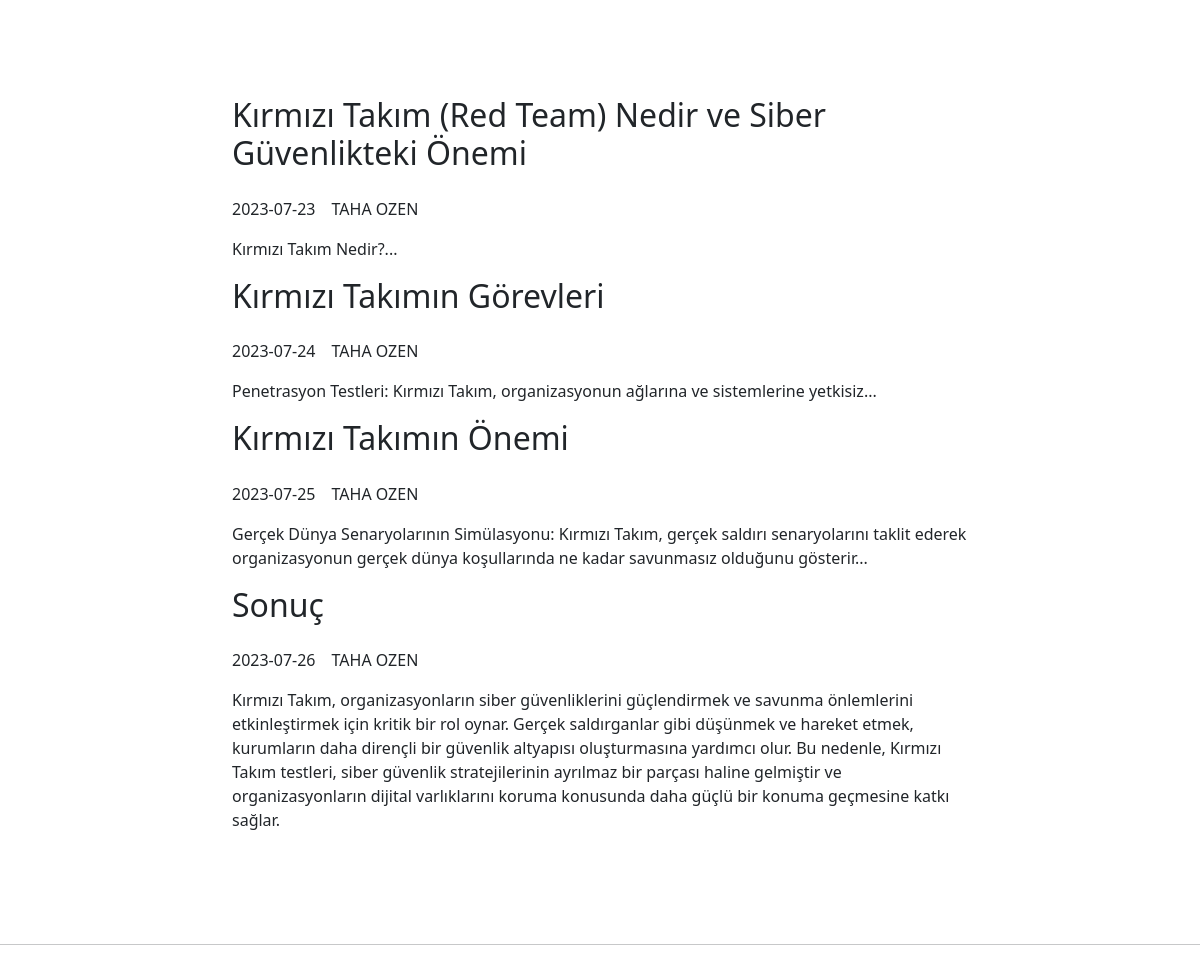
The app's page /post.php with its own data.
### tables this page shows
CREATE TABLE `blog` (
  `id` int(11) NOT NULL,
  `title` varchar(255) NOT NULL,
  `content` text NOT NULL,
  `date_published` date NOT NULL,
  `author` varchar(100) NOT NULL
);

### fetch_blog.php (the view, shortened to what this page needs)
<?php
function fetchBlogContent($conn)
{
    $sql = "SELECT * FROM blog";
    $result = $conn->query($sql);
    if ($result) {
        if ($result->num_rows > 0) {
            while ($row = $result->fetch_assoc()) {
                echo '<div class="blog-container">';
                echo '<h2 class="blog-top-title mb-4">' . $row["title"] . '</h2>';
                echo '<div class="blog-text-meta-info mb-3">';
                echo '<span class="me-3">' . $row["date_published"] . '</span>';
                echo '<span class="me-3">' . $row["author"] . '</span>';
                echo '</div>';
                echo '<div class="blog-text mb-3">' . $row["content"] . '</div>';
                echo '</div>';
            }
        } else {
            echo "No blog content found.";
        }
    } else {
        echo "Error: " . $conn->error;
    }
}
?>

### records on screen
blog: title "Kırmızı Takım (Red Team) Nedir ve Siber Güvenlikteki Önemi", date_published "2023-07-23", author "TAHA OZEN", content "Kırmızı Takım Nedir?..."
blog: title "Kırmızı Takımın Görevleri", date_published "2023-07-24", author "TAHA OZEN", content "Penetrasyon Testleri: Kırmızı Takım, organizasyonun ağlarına ve sistemlerine yetkisiz..."
blog: title "Kırmızı Takımın Önemi", date_published "2023-07-25", author "TAHA OZEN", content "Gerçek Dünya Senaryolarının Simülasyonu: Kırmızı Takım, gerçek saldırı senaryolarını taklit ederek organizasyonun gerçek dünya koşullarında ne kadar savunmasız olduğunu gösterir..."
blog: title "Sonuç", date_published "2023-07-26", author "TAHA OZEN", content "Kırmızı Takım, organizasyonların siber güvenliklerini güçlendirmek ve savunma önlemlerini etkinleştirmek için kritik bir rol oynar. Gerçek saldırganlar gibi düşünmek ve hareket etmek, kurumların daha dirençli bir güvenlik altyapısı oluşturmasına yardımcı olur. Bu nedenle, Kırmızı Takım testleri, siber güvenlik stratejilerinin ayrılmaz bir parçası haline gelmiştir ve organizasyonların dijital varlıklarını koruma konusunda daha güçlü bir konuma geçmesine katkı sağlar."
